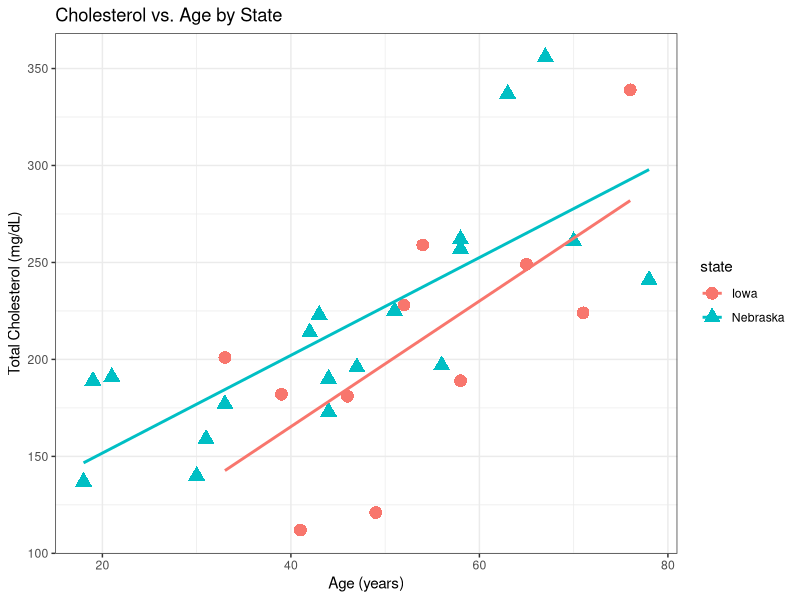
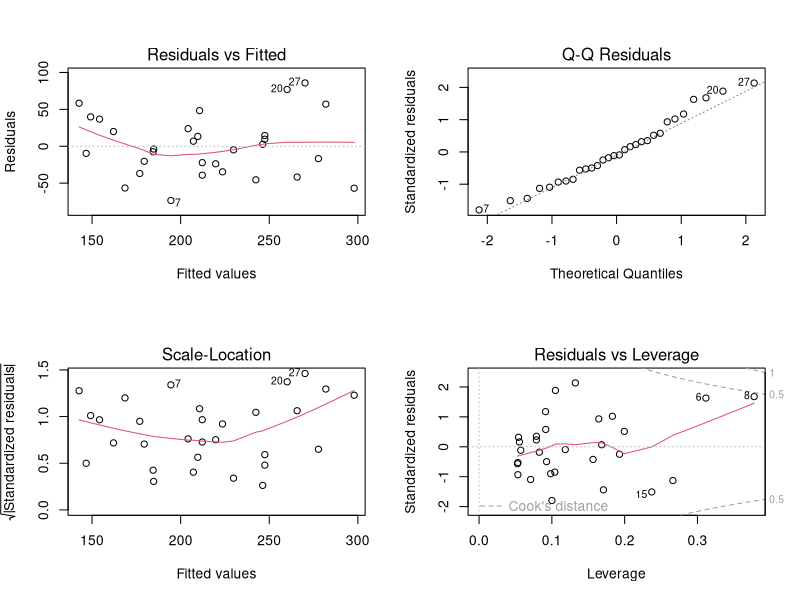

Reproduce these figures in R, in order.
## ---- chunk 1
library(readr)
chol <- read_tsv("cholesterol.tsv", 
                 col_types = cols(
                   cholesterol = col_double(),
                   age = col_double(),
                   state = col_factor()
                 ))
summary(chol)
## ---- chunk 2
library(ggplot2)
ggplot(chol, aes(x = age, y = cholesterol, shape = state, color = state)) + 
  geom_point(size = 4) +
  geom_smooth(method = lm, se = FALSE) +
  theme_bw() +
  labs(
    title = "Cholesterol vs. Age by State",
    x = "Age (years)",
    y = "Total Cholesterol (mg/dL)"
  )
## ---- chunk 3
fit <- lm(cholesterol ~ age * state, data = chol)
summary(fit)
## ---- chunk 4
anova(fit)
## ---- chunk 5
par(mfrow = c(2, 2))
plot(fit)
## ---- chunk 6
fit1 <- lm(cholesterol ~ state, data = chol)
fit2 <- lm(cholesterol ~ state + age, data = chol)
anova(fit1, fit2)
